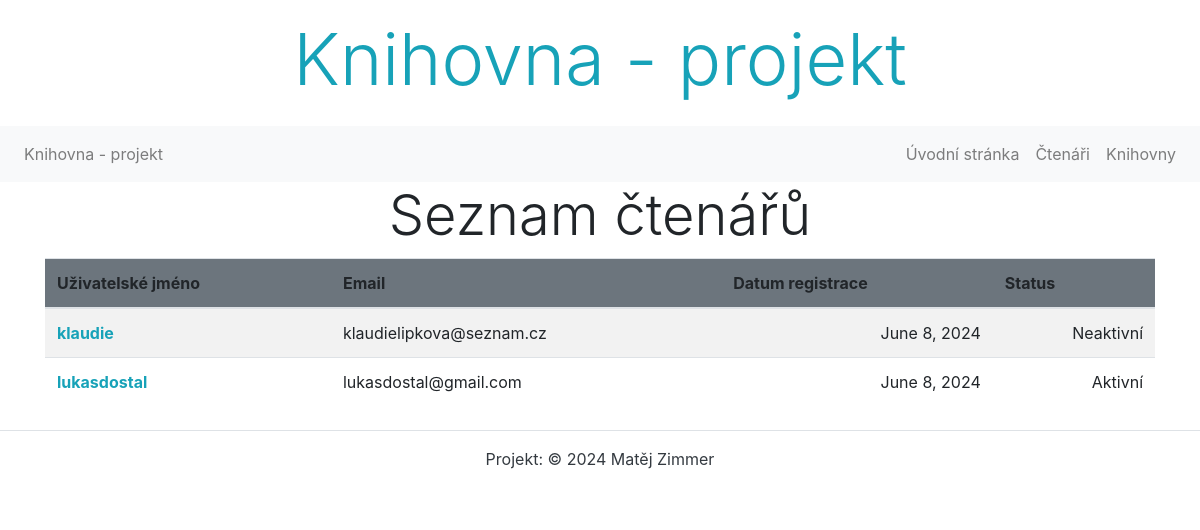
Before: /ctenari/ with the older database file.
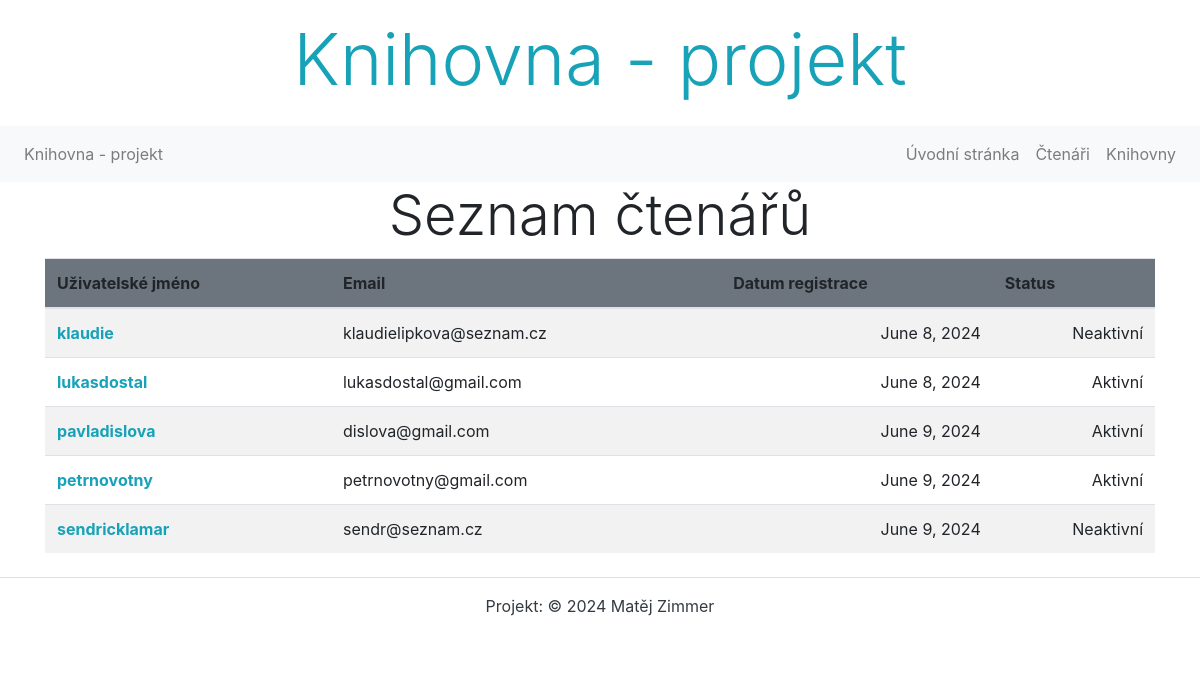
After: the same page with the newer database file.
### projektapp/models.py (models this page shows, shortened)
class Ctenar(models.Model):
    uzivatelske_jmeno = models.CharField(max_length=80, verbose_name='Uživatelské jméno', help_text='Zadejte uživatelské jméno',
                                         error_messages={'blank': 'Uživatelské jméno musí být vyplněno'})
    email = models.EmailField(verbose_name='Emailová adresa', help_text='Zadejte emailovou adresu',
                              error_messages={'blank': 'Emailová adresa musí být vyplněna'})
    datum_registrace = models.DateField(auto_now_add=True, verbose_name='Datum registrace')
    aktivni = models.BooleanField(default=True, verbose_name='Aktivní účet')
    class Meta:
        ordering = ['uzivatelske_jmeno']
        verbose_name = 'Čtenář'
        verbose_name_plural = 'Čtenáři'

### projektapp/views.py (the view)
# urls.py: path('ctenari/', CtenarListView.as_view(), name='ctenari_list'),
class CtenarListView(ListView):
    model = Ctenar
    template_name = 'ctenari/ctenari_list.html'
    context_object_name = 'ctenari'
    ordering = ['uzivatelske_jmeno']

### templates/ctenari/ctenari_list.html (shortened to what this page needs)
{% extends 'base.html' %}
{% block content %}
  <h2 class="display-4 text-center">Seznam čtenářů</h2>
  <div class="row mb-2">
    <div class="col-12">
      {% if ctenari %}
        <table class="table table-responsive-lg table-striped table-hover">
          <thead class="bg-secondary">
            <tr>
                <th>Uživatelské jméno</th>
                <th>Email</th>
                <th>Datum registrace</th>
                <th>Status</th>
            </tr>
          </thead>
          <tbody>
          {% for ctenar in ctenari %}
            <tr>
                <td><strong><a href="{% url 'ctenari_detail' ctenar.pk %}" class="text-info">{{ ctenar.uzivatelske_jmeno }}</a></strong></td>
                <td>{{ ctenar.email }}</td>
                <td class="text-right">{{ ctenar.datum_registrace }}</td>
                <td class="text-right">
                    {% if ctenar.aktivni %}
                        Aktivní
                    {% else %}
                        Neaktivní
                    {% endif %}
                </td>
            </tr>
          {% endfor %}
          </tbody>
        </table>
      {% else %}
        <p class="text-center">Momentálně nejsou k dispozici žádní čtenáři.</p>
      {% endif %}
    </div>
  </div>
{% endblock %}

Changed rows visible on the page:
added Ctenar: uzivatelske_jmeno "pavladislova", email "dislova@gmail.com", datum_registrace "June 9, 2024", aktivni "Aktivní"
added Ctenar: uzivatelske_jmeno "petrnovotny", email "petrnovotny@gmail.com", datum_registrace "June 9, 2024", aktivni "Aktivní"
added Ctenar: uzivatelske_jmeno "sendricklamar", email "sendr@seznam.cz", datum_registrace "June 9, 2024", aktivni "Neaktivní"
